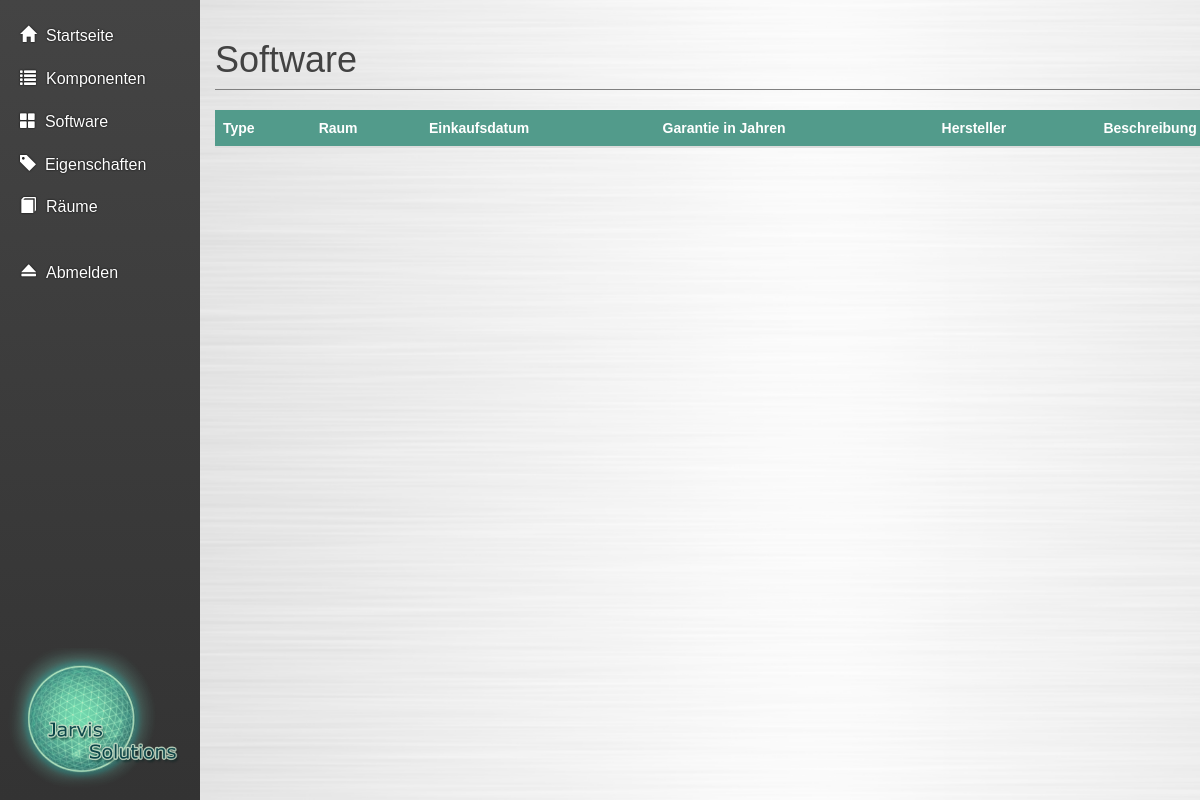
The page /pages/software.php on the database as committed earlier.
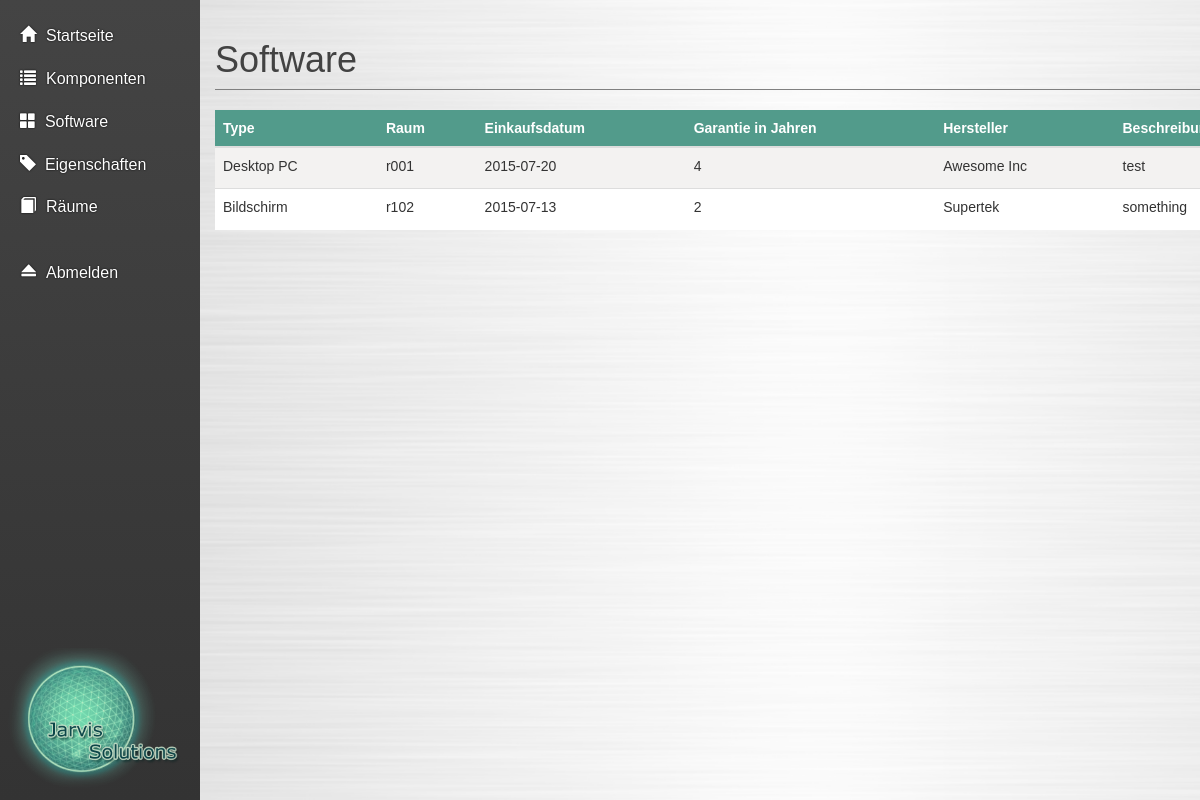
The same page on the database as committed later.
### tables this page shows
CREATE TABLE IF NOT EXISTS `komponenten` (
  `k_id` int(11) NOT NULL,
  `raeume_r_id` int(11) NOT NULL,
  `lieferant_l_id` int(11) NOT NULL,
  `k_einkaufsdatum` date DEFAULT NULL,
  `k_gewaehrleistungsdauer` int(11) DEFAULT NULL,
  `k_notiz` varchar(1024) DEFAULT NULL,
  `k_hersteller` varchar(45) DEFAULT NULL,
  `komponentenarten_ka_id` int(11) NOT NULL
);

CREATE TABLE IF NOT EXISTS `komponentenarten` (
  `ka_id` int(11) NOT NULL,
  `ka_komponentenart` varchar(45) DEFAULT NULL
);

CREATE TABLE IF NOT EXISTS `raeume` (
  `r_id` int(11) NOT NULL,
  `r_nr` varchar(20) DEFAULT NULL COMMENT 'z.B. r014, W304, etc.',
  `r_bezeichnung` varchar(45) DEFAULT NULL COMMENT 'z.B. Werkstatt, Lager,...',
  `r_notiz` varchar(1024) DEFAULT NULL
);

### php/dbq/software_query.php (called while the page is built, shortened)
<?php
include_once 'all_components_query.php';
function getAllSoftware() {
    global $mysqli;
    if (!$stmt = $mysqli->prepare(
            "SELECT k.k_id, ka.ka_komponentenart, r.r_nr, k.k_einkaufsdatum, k.k_gewaehrleistungsdauer, k.k_hersteller, k.k_notiz
                FROM komponenten k
                inner join komponentenarten ka on k.komponentenarten_ka_id = ka.ka_id
                left join raeume r on r.r_id = k.raeume_r_id
                inner join software_in_raum sir on sir.sir_k_id = k.k_id")) {
        header("Location: ./err.php?err=Database error: "
                . "cannot prepare statement");
        exit();
    }
    $stmt->execute();
    $stmt->bind_result(
            $id,
            $type ,
            $room,
            $pDate,
            $warranty,
            $manufacturer,
            $note);
    $allSoftwares = array();
    while ($stmt->fetch()) {
        $allSoftwares[] = array(
            "k_id" => $id,
            "komponentenart_ka_id" => $type,
            "raeume_r_id" => $room,
            "k_einkaufsdatum" => $pDate,
            "k_gewaehrleistungsdauer" => $warranty,
            "k_hersteller" => $manufacturer,
            "k_notiz" => $note);
    }
    return $allSoftwares;
}

### pages/software.php (the view, shortened to what this page needs)
<?php
    include '../php/dbq/software_query.php';
?>
<!DOCTYPE html>
<html lang="de">
    <head>
        <?php include('../fragments/default_includes.php'); ?>
    </head>
    <body>
        <div class="wrapper">
            <div class="box">
                <div class="row row-offcanvas row-offcanvas-left">
                    <?php include('../fragments/navigation_left.php'); ?>
                    <div class="column col-sm-10 col-xs-11" id="main">
                        <div class="container">
                            <h1 class="page-header">Software</h1>
                            <table class="table table-responsive">
                              <thead>
                                  <tr>
                                      <th>Type</th>
                                      <th>Raum</th>
                                      <th>Einkaufsdatum</th>
                                      <th>Garantie in Jahren</th>
                                      <th>Hersteller</th>
                                      <th>Beschreibung</th>
                                  </tr>
                              </thead>
                              <tbody>
                                  <?php
                                    $softwares = getAllSoftware();
                                    foreach ($softwares as $software) {
                                        echo(
                                            "<tr class='component'>
                                                <td class='hidden'>".$software['k_id']."</td>
                                                <td class='clickable'>".$software['komponentenart_ka_id']."</td>
                                                <td class='clickable'>".$software["raeume_r_id"]."</td>
                                                <td class='clickable'>".$software["k_einkaufsdatum"]."</td>
                                                <td class='clickable'>".$software["k_gewaehrleistungsdauer"]."</td>
                                                <td class='clickable'>".$software["k_hersteller"]."</td>
                                                <td class='clickable'>".$software["k_notiz"]."</td>
                                                <td class='delete-column'>
                                                    <button name='btnRemoveSoftware' class='delete-button pull-right'><span class='glyphicon glyphicon-remove-sign'></span>
                                                </td>
                                            </tr>"
                                        );
                                    }
                                ?>
                              </tbody>
                            </table>
                        </div>
                    </div>
                </div>
            </div>
        </div>
    </body>
</html>

Rows that differ between the two databases and show on the page:
added komponenten: komponentenarten_ka.ka_komponentenart "Desktop PC", raeume_r.r_nr "r001", k_einkaufsdatum "2015-07-20", k_gewaehrleistungsdauer "4", k_hersteller "Awesome Inc", k_notiz "test"
added komponenten: komponentenarten_ka.ka_komponentenart "Bildschirm", raeume_r.r_nr "r102", k_einkaufsdatum "2015-07-13", k_gewaehrleistungsdauer "2", k_hersteller "Supertek", k_notiz "something"
